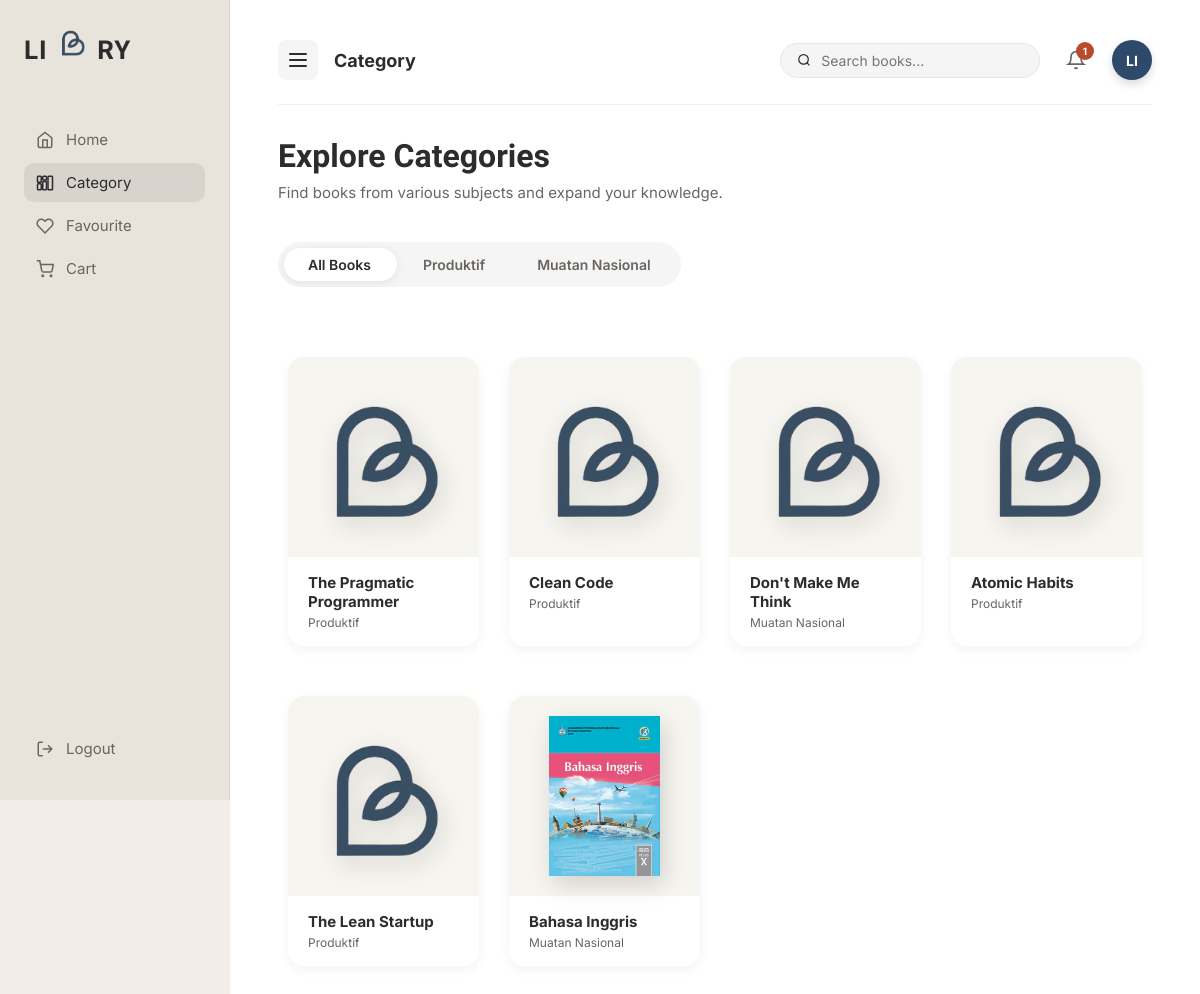
Page /page/shop.php (signed in) on the committed database.
### tables this page shows
CREATE TABLE IF NOT EXISTS `categories` (
  `id` int(11) NOT NULL AUTO_INCREMENT,
  `name` varchar(100) NOT NULL,
  PRIMARY KEY (`id`)
);

CREATE TABLE IF NOT EXISTS `books` (
  `id` int(11) NOT NULL AUTO_INCREMENT,
  `title` varchar(255) NOT NULL,
  `author` varchar(100) NOT NULL,
  `description` text DEFAULT NULL,
  `price` decimal(10,2) NOT NULL DEFAULT 0.00,
  `cover_image` varchar(255) DEFAULT 'logo.png',
  `content` longtext DEFAULT NULL,
  `publisher` varchar(150) DEFAULT NULL,
  `publication_date` date DEFAULT NULL,
  `category_id` int(11) DEFAULT NULL,
  `created_at` timestamp NOT NULL DEFAULT current_timestamp(),
  PRIMARY KEY (`id`),
  KEY `category_id` (`category_id`),
  CONSTRAINT `fk_book_category` FOREIGN KEY (`category_id`) REFERENCES `categories` (`id`) ON DELETE SET NULL
);

### page/shop.php (the view, shortened to what this page needs)
<?php
$books = [];
$categories = [];
$cat_map = [];
if (file_exists('../config/koneksi.php')) {
    require_once '../config/koneksi.php';
    if (isset($conn) && !$conn->connect_error) {
        $cat_res = $conn->query("SELECT * FROM categories");
        if ($cat_res) {
            while($c = $cat_res->fetch_assoc()) {
                $categories[] = $c;
                $cat_map[$c['id']] = $c['name'];
            }
        }
        $result = $conn->query("SELECT * FROM books");
        if ($result) {
            while($row = $result->fetch_assoc()) {
                $books[] = $row;
            }
        }
    }
}
?>
<!DOCTYPE html>
<html lang="en">
<head>
  <link rel="stylesheet" href="../styles.css">
</head>
<body>
  <div class="page sidebar-layout active" id="page-shop">
    <?php include '../components/sidebar.php'; ?>
    <main class="main-content">
      <?php include '../components/top_navbar.php'; ?>
      <div class="welcome-banner">
        <h1 class="dashboard-title" style="font-family: 'Hammersmith One', sans-serif; font-size: 32px; color: var(--dark); margin-bottom: 8px;">Explore Categories</h1>
        <p class="welcome-subtext">Find books from various subjects and expand your knowledge.</p>
      </div>
      <div class="filter-pills" id="shop-pills" style="position: relative; display: inline-flex; background: rgba(0,0,0,0.04); padding: 6px; border-radius: 99px; gap: 4px; margin-bottom: 40px; overflow-x: auto; scrollbar-width: none;">
        <div class="pill-indicator"></div>
        <button class="pill active" onclick="filterCategory('All', this)">All Books</button>
        <?php foreach($categories as $cat): ?>
            <button class="pill" onclick="filterCategory('<?php echo htmlspecialchars($cat['name']); ?>', this)"><?php echo htmlspecialchars($cat['name']); ?></button>
        <?php endforeach; ?>
      </div>
      <div class="category-grid">
        <?php if (!empty($books)): ?>
            <?php foreach($books as $book):
                $cat_name = $cat_map[$book['category_id']] ?? 'General Knowledge';
            ?>
            <div class="cat-card" data-category="<?php echo htmlspecialchars($cat_name); ?>" data-title="<?php echo htmlspecialchars($book['title']); ?>" onclick="window.location.href='detail.php?id=<?php echo $book['id']; ?>'">
              <div class="cat-card-img-wrap">
                <img src="../asset/<?php echo htmlspecialchars($book['cover_image'] ?? ''); ?>" alt="Book Cover" onerror="this.src='../asset/logo.png'">
              </div>
              <div class="cat-card-info">
                <div class="cat-card-title"><?php echo htmlspecialchars($book['title']); ?></div>
                <div class="cat-card-cat"><?php echo htmlspecialchars($cat_name); ?></div>
              </div>
            </div>
            <?php endforeach; ?>
        <?php endif; ?>
      </div>
    </main>
  </div>
</body>
</html>

### components/sidebar.php (shortened to what this page needs)
<?php
$current_page = basename($_SERVER['PHP_SELF']);
?>
<aside class="sidebar" id="main-sidebar">
  <div class="sidebar-logo" onclick="window.location.href='../index.php'">
    <span class="sidebar-logo-text">LI<img src="../asset/logo.png" alt="logo" />RY</span>
  </div>
  <nav class="sidebar-nav">
    <a class="<?php echo ($current_page == 'dashboard.php') ? 'active' : ''; ?>" onclick="window.location.href='dashboard.php'">
      <svg fill="none" stroke="currentColor" stroke-width="2" viewBox="0 0 24 24"><path d="M3 9l9-7 9 7v11a2 2 0 01-2 2H5a2 2 0 01-2-2z" /><polyline points="9 22 9 12 15 12 15 22" /></svg>Home
    </a>
    <a class="<?php echo ($current_page == 'shop.php') ? 'active' : ''; ?>" onclick="window.location.href='shop.php'">
      Category
    </a>
    <a class="<?php echo ($current_page == 'favourite.php') ? 'active' : ''; ?>" onclick="window.location.href='favourite.php'">
      <svg fill="none" stroke="currentColor" stroke-width="2" viewBox="0 0 24 24"><path d="M20.84 4.61a5.5 5.5 0 00-7.78 0L12 5.67l-1.06-1.06a5.5 5.5 0 00-7.78 7.78l1.06 1.06L12 21.23l7.78-7.78 1.06-1.06a5.5 5.5 0 000-7.78z" /></svg>Favourite
    </a>
    <a class="<?php echo ($current_page == 'cart.php') ? 'active' : ''; ?>" onclick="window.location.href='cart.php'">
      <svg fill="none" stroke="currentColor" stroke-width="2" viewBox="0 0 24 24"><circle cx="9" cy="21" r="1" /><circle cx="20" cy="21" r="1" /><path d="M1 1h4l2.68 13.39a2 2 0 002 1.61h9.72a2 2 0 002-1.61L23 6H6" /></svg>Cart
    </a>
    <a class="sidebar-contact" onclick="window.location.href='logout.php'">
      <svg fill="none" stroke="currentColor" stroke-width="2" viewBox="0 0 24 24"><path d="M9 21H5a2 2 0 01-2-2V5a2 2 0 012-2h4" /><polyline points="16 17 21 12 16 7" /><line x1="21" y1="12" x2="9" y2="12" /></svg>Logout
    </a>
  </nav>
</aside>

### components/top_navbar.php (shortened to what this page needs)
<?php
$page_title = "Home";
$current_file = basename($_SERVER['PHP_SELF']);
if ($current_file == 'shop.php') $page_title = "Category";
else if ($current_file == 'favourite.php') $page_title = "Favourite";
else if ($current_file == 'cart.php') $page_title = "Cart";
?>
<nav class="top-navbar">
  <div class="nav-left">
    <div class="menu-toggle" onclick="toggleSidebar()">
      <svg width="24" height="24" fill="none" stroke="currentColor" stroke-width="2" stroke-linecap="round" viewBox="0 0 24 24"><path d="M4 6h16M4 12h16M4 18h16" /></svg>
    </div>
    <span class="nav-title"><?php echo $page_title; ?></span>
  </div>
  <div class="nav-right">
    <div class="search-dash" style="position: relative;">
      <svg width="16" height="16" fill="none" stroke="currentColor" stroke-width="2" viewBox="0 0 24 24"><circle cx="11" cy="11" r="8" /><path d="m21 21-4.35-4.35" /></svg>
      <input type="text" id="dash-search" placeholder="Search books..." autocomplete="off" oninput="globalSearch(this.value)" onfocus="globalSearch(this.value)" />
    </div>
<?php
  $notifications = isset($_SESSION['notifications']) ? $_SESSION['notifications'] : [];
  $notif_count = count($notifications);
?>
    <div class="nav-notif" style="position: relative;" onclick="toggleNotifDropdown(event)">
      <button class="nav-icon-btn">
        <svg width="20" height="20" fill="none" stroke="currentColor" stroke-width="2" viewBox="0 0 24 24"><path d="M18 8A6 6 0 006 8c0 7-3 9-3 9h18s-3-2-3-9M13.73 21a2 2 0 01-3.46 0"/></svg>
        <?php if ($notif_count > 0): ?>
        <span id="notif-badge" style="position: absolute; top: 2px; right: 2px; min-width: 18px; height: 18px; background: var(--rust); border-radius: 50%; font-family: 'Inter', sans-serif; font-size: 10px; font-weight: 700; color: white; display: flex; align-items: center; justify-content: center; padding: 0 4px;"><?php echo $notif_count; ?></span>
        <?php endif; ?>
      </button>
    </div>
    <div class="nav-profile" style="position: relative;" onclick="toggleProfileDropdown(event)">
      <?php
        $nav_initials = isset($_SESSION['name']) ? strtoupper(substr($_SESSION['name'], 0, 2)) : 'US';
        $nav_pic = isset($_SESSION['profile_pic']) && !empty($_SESSION['profile_pic']) ? '../asset/' . $_SESSION['profile_pic'] : '';
      ?>
      <div class="avatar" style="cursor: pointer; <?php if($nav_pic) echo "background-image: url('$nav_pic'); background-size: cover; background-position: center; color: transparent;"; ?>"><?php echo $nav_initials; ?></div>
    </div>
  </div>
</nav>

### page/shop.php (style rules this page uses)
#page-shop { display: flex !important; }

### rows in the picture
categories: name "Produktif"
categories: name "Muatan Nasional"
books: cover_image (picture), title "The Pragmatic Programmer", category "Produktif"
books: cover_image (picture), title "Clean Code", category "Produktif"
books: cover_image (picture), title "Don't Make Me Think", category "Muatan Nasional"
books: cover_image (picture), title "Atomic Habits", category "Produktif"
books: cover_image (picture), title "The Lean Startup", category "Produktif"
books: cover_image (picture), title "Bahasa Inggris", category "Muatan Nasional"

### other values in the picture
$page_title "Category"
$notif_count "1"
$nav_initials "LI"
